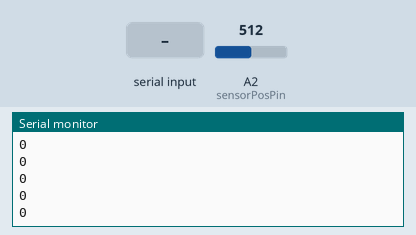
The sketch below on a simulated Arduino Uno, built with avr-gcc and run on an emulated ATmega328P. On the bench: the last lines printed to the serial monitor. Inputs (shaded band) come from the test bench; at power-on: A2 (sensorPosPin) = 512.

Above: at 1.2 s.
1.3 s: "1" received over Serial
At 2.4 s:
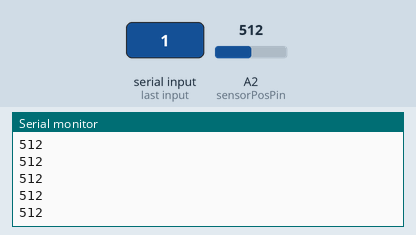
2.8 s: A2 (sensorPosPin) set to 716
At 3.9 s:
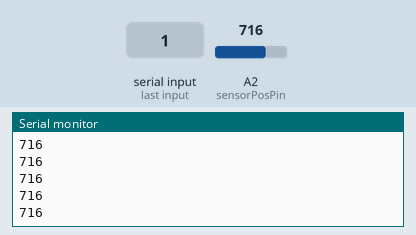
4.3 s: "2" received over Serial
At 5.0 s:
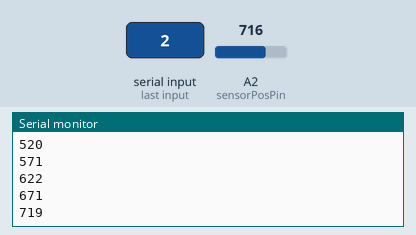
Timing chart, 0 to 7.3 s (numbered marks = the images above; inputs shaded):
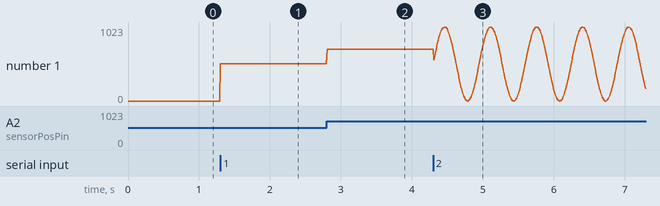

Measured:
- after the input at 1.3 s, the serial monitor: prints a new line at once (image 1)
- after the input at 2.8 s, the serial monitor: prints a new line at once (image 2)
- after the input at 4.3 s, the serial monitor: prints a new line at once (image 3)
- plotted number 1: 0 → 512 after the input at 1.3 s, 512 → 716 after the input at 2.8 s, 716 → 339 after the input at 4.3 s

The sketch:

Aduino_20155321.ino
```cpp
int sensorPosPin = A2; // input pin for MR sensor
int rawPos;
float t;
int flag;
void setup() {
  // put your setup code here, to run once:
  Serial.begin(9600);//9600
  pinMode(sensorPosPin, INPUT); // set MR sensor pin to be an input
  t = 0;
  flag = 0;
}

void loop() {
  if(Serial.available() > 0)
  {
    flag = Serial.read();
  }
    if(flag == '1')
      calculatePosition();
    else if(flag == '2')
      calculateVirtualPosition();

  Serial.println(rawPos);
  delay(10);
}


void calculatePosition()
{
  rawPos = analogRead(sensorPosPin);
}

void calculateVirtualPosition()
{
  t = t+1;
  rawPos = 512 + 512.0 * sin(0.1 * t);
}
```
